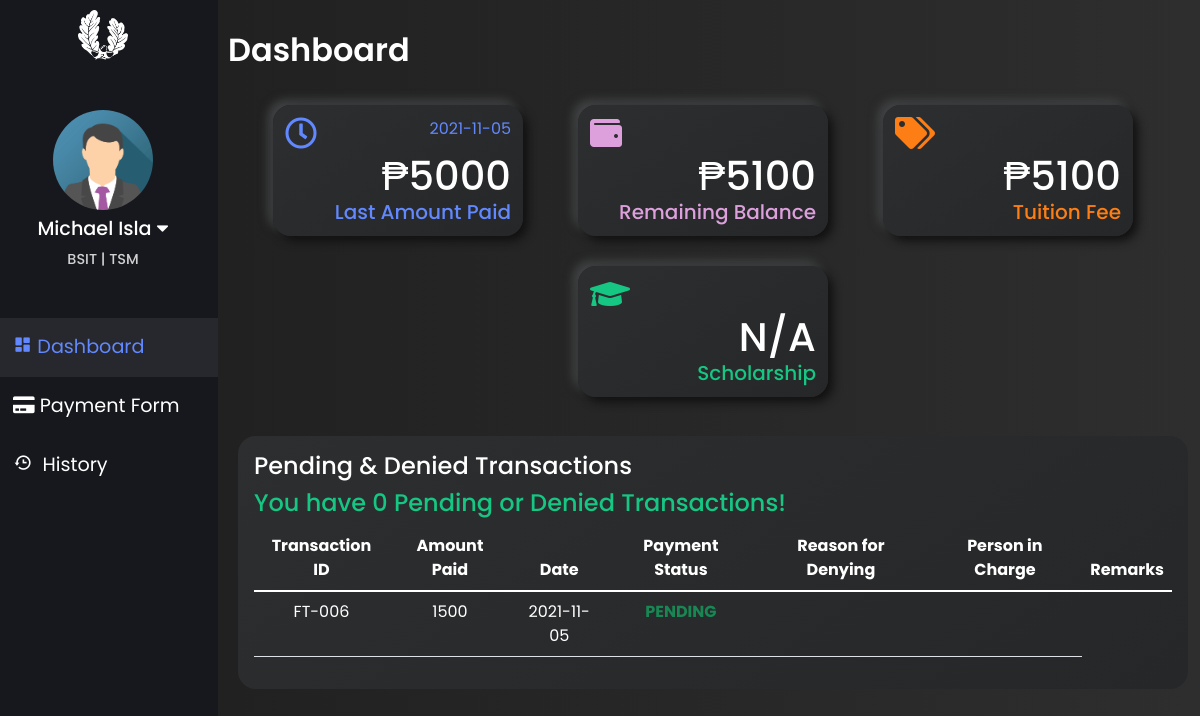
The app's page /html/student_access.php (signed in) with its own data.
### tables this page shows
CREATE TABLE `tbl_student_school_details` (
  `stud_id` int(11) NOT NULL,
  `LRN` varchar(100) NOT NULL,
  `stud_type` varchar(100) NOT NULL,
  `csi_academic_year` varchar(100) NOT NULL,
  `csi_semester` varchar(100) NOT NULL,
  `csi_program` varchar(255) NOT NULL,
  `csi_major` longtext NOT NULL,
  `csi_year_level` varchar(100) NOT NULL
);

CREATE TABLE `tbl_payments` (
  `transaction_no` varchar(100) NOT NULL,
  `program_id` int(11) NOT NULL,
  `stud_id` int(11) NOT NULL,
  `fullname` varchar(100) NOT NULL,
  `academic_year` varchar(100) NOT NULL,
  `semester` varchar(100) NOT NULL,
  `tuition_fee` int(100) NOT NULL,
  `amount` int(11) NOT NULL,
  `payment_method` varchar(100) NOT NULL,
  `payment_gateway` varchar(100) NOT NULL,
  `sales_invoice` longtext NOT NULL,
  `balance` int(11) NOT NULL,
  `transaction_date` date NOT NULL,
  `payment_status` varchar(100) NOT NULL,
  `remarks` varchar(100) NOT NULL,
  `cashier_id` int(11) NOT NULL,
  `cashier_name` varchar(100) NOT NULL
);

CREATE TABLE `tbl_student_fees` (
  `program_id` int(11) NOT NULL,
  `stud_id` int(11) NOT NULL,
  `fullname` varchar(100) NOT NULL,
  `csi_year_level` varchar(100) NOT NULL,
  `scholar_desc` varchar(100) NOT NULL,
  `scholar_type` varchar(255) NOT NULL,
  `discount_type` varchar(100) NOT NULL,
  `tuition_fee` int(100) NOT NULL,
  `lab_units` int(11) NOT NULL,
  `lec_units` int(11) NOT NULL,
  `assessed_fee` int(11) NOT NULL,
  `total_amount_paid` int(11) NOT NULL,
  `balance` int(11) NOT NULL,
  `remarks` varchar(100) NOT NULL
);

CREATE TABLE `tbl_pending_payments` (
  `transaction_no` varchar(50) NOT NULL,
  `stud_id` int(11) NOT NULL,
  `fullname` varchar(100) NOT NULL,
  `email` varchar(255) NOT NULL,
  `amount` int(11) NOT NULL,
  `payment_gateway` varchar(100) NOT NULL,
  `sales_invoice` longtext NOT NULL,
  `transaction_date` date NOT NULL,
  `status` varchar(100) NOT NULL,
  `reasonToDeny` longtext NOT NULL,
  `cashier_id` int(11) NOT NULL,
  `cashier_name` varchar(255) NOT NULL
);

### html/student_access.php (the view, shortened to what this page needs)
<?php
        if(!isset($_SESSION['stud_id']) && $_SESSION['role'] != 'Student'){
            header('Location: login.php');
        }else{
            include_once '../connection/Config.php';
            $sqlStud ="SELECT det.*,fees.*
                        FROM tbl_student_school_details AS det
                        INNER JOIN tbl_student_fees AS fees ON det.stud_id = fees.stud_id
                        WHERE det.stud_id = ?";
            $stmtStud = $con->prepare($sqlStud);
            $stmtStud->bind_param('s', $_SESSION['stud_id']);
            $stmtStud->execute();
            $resStud = $stmtStud->get_result();
            $rowStud = $resStud->fetch_assoc();
            $sqlLatestPaidDate ="SELECT  amount, transaction_date
                                FROM tbl_payments WHERE stud_id = ?
                                ORDER BY transaction_date DESC LIMIT 1";
            $stmtLatestPaidDate = $con->prepare($sqlLatestPaidDate);
            $stmtLatestPaidDate->bind_param('s', $_SESSION['stud_id']);
            $stmtLatestPaidDate->execute();
            $resLatestPaidDate = $stmtLatestPaidDate->get_result();
            $rowLatestPaidDate = $resLatestPaidDate->fetch_assoc();
            if($resLatestPaidDate->num_rows > 0){
                $amount = $rowLatestPaidDate['amount'];
                $date = $rowLatestPaidDate['transaction_date'];
            }else{
                $amount = 'N/A';
                $date = 'N/A';
            }
        }
?>
    <!DOCTYPE html>
    <html lang="en">
    <head>
          <link rel="stylesheet" href="https://cdn.jsdelivr.net/npm/bootstrap@5.1.3/dist/css/bootstrap.min.css">
        <link rel="stylesheet" type="text/css" href="https://cdn.datatables.net/v/bs5/jq-3.6.0/dt-1.11.3/af-2.3.7/b-2.0.1/r-2.2.9/sp-1.4.0/sl-1.3.3/datatables.min.css"/>
        <link rel="stylesheet" href="https://pro.fontawesome.com/releases/v5.10.0/css/all.css"/>
        <link rel="stylesheet" href="https://cdnjs.cloudflare.com/ajax/libs/font-awesome/5.14.0/css/all.min.css" />
        <link href='https://unpkg.com/boxicons@2.0.9/css/boxicons.min.css' rel='stylesheet'>
        <link rel="stylesheet" type="text/css" href="../css/student_access.css?<?php echo time(); ?>" />
    </head>
    <body>
    <div class="row">
        <div class="col left-tab">
        <img src="../images/logo.png" class="logoLeftTab" alt="">
            <div class="upper-left-tab">
                <img src="..\images\registrar_img\sample_registrar_pic.png" alt="">
                <p class="reg__name" style="font-size: 1.2rem;"><?= $_SESSION['fullname'];?> <i class="fas fa-caret-down" onclick="profile_link_show()"></i></p>
            <p class="reg__name"> <?=$rowStud['csi_program'];?> | <?=$rowStud['csi_major'];?></p>
        </div>
        <div class="nav flex-column nav-pills pl-2 mt-5 align-middle" id="v-pills-tab" role="tablist" aria-orientation="vertical">
            <a class="nav-link active main__" id="v-pills-dashboard-tab" data-toggle="pill" href="#v-pills-dashboard" role="tab" aria-controls="v-pills-dashboard" aria-selected="true"><i class='bx bxs-dashboard'></i>&nbsp;Dashboard</a>
            <a class="nav-link main__" id="v-pills-payment-application-tab" data-toggle="pill" href="#v-pills-payment-application" role="tab" aria-controls="v-pills-payment-application" aria-selected="false"><i class="fas fa-credit-card"></i>&nbsp;Payment Form</a>
            <a class="nav-link main__" id="v-pills-transaction-history-tab" data-toggle="pill" href="#v-pills-transaction-history" role="tab" aria-controls="v-pills-transaction-history" aria-selected="false"><i class='bx bx-history'></i>&nbsp; History</a>
        </div>
        </div>
    <div class="col-md right-tab">
            <div class="tab-content" id="v-pills-tabContent">
                <div class="tab-pane fade show active" id="v-pills-dashboard" role="tabpanel" aria-labelledby="v-pills-dashboard">
                <p class="title_tab_universal my-3">Dashboard</p>
                    <div class="dashBoardBoxContainer mb-4">
                    <div class="dashBoardBox lastPaid">
                            <i class="far fa-clock"></i>
                            <span><?= $date?></span>
                            <h1>₱<?= $amount?></h1>
                            <h3>Last Amount Paid</h3>
                        </div>
                        <div class="dashBoardBox remainingBal">
                            <i class="fas fa-wallet"></i>
                            <h1>₱<?=$rowStud['balance'];?></h1>
                            <h3>Remaining Balance</h3>
                        </div>
                        <div class="dashBoardBox tuition">
                            <i class="fas fa-tags"></i>
                            <h1>₱<?=$rowStud['tuition_fee'];?></h1>
                            <h3>Tuition Fee</h3>
                        </div>
                        <div class="dashBoardBox scholarship">
                            <i class="fas fa-graduation-cap"></i>
                            <h1><?=$rowStud['scholar_desc'];?></h1>
                            <h3>Scholarship</h3>
                        </div>
                    </div>
                        <div class="pendingTransactionTbl p-3">
                        <h4 id="pendingnDenied">Pending & Denied Transactions</h4>
                        <h4 id="noTransaction" style="color: var(--greenPrimary)">You have 0 Pending or Denied Transactions!</h4>
                        <table id="pendingTbl" class="table" style="color: var(--white);">
                        <thead class="text-center">
                            <tr>
                                    <th scope="col">Transaction ID</th>
                                    <th scope="col">Amount Paid</th>
                                    <th scope="col">Date</th>
                                    <th scope="col">Payment Status</th>
                                    <th scope="col">Reason for Denying</th>
                                    <th scope="col">Person in Charge</th>
                                    <th scope="col">Remarks</th>
                            </tr>
                        </thead>
                                <tbody class="text-center">
                                <?php
                                $sql = "SELECT transaction_no, amount, transaction_date, status, reasonToDeny,cashier_name
                                        FROM tbl_pending_payments WHERE stud_id = ?";
                                $stmt = $con->prepare($sql);
                                $stmt->bind_param('s', $_SESSION['stud_id']);
                                $stmt->execute();
                                $res = $stmt->get_result();
                                $count = $res->num_rows;
                                    ?>
                                <?php
                                if($count > 0){
                                while($data = $res->fetch_assoc()){?>
                                <tr class="text-center">
                                    <td><?=$data['transaction_no'];?></td>
                                    <td><?=$data['amount'];?></td>
                                    <td><?=$data['transaction_date'];?></td>
                                    <?php if($data['status'] == 'Pending'){?>
                                        <td class="text-success text-uppercase fw-bold"><?=$data['status'];?></td>
                                    <?php }else{ ?>
                                        <td class="text-danger text-uppercase fw-bold"><?=$data['status'];?>
                                        </td>
                                    <?php }?>
                                    <td><?=$data['reasonToDeny'];?></td>
                                    <td><?=$data['cashier_name'];?></td>
                                </tr>
                                <?php }?>
                                <?php }else{?>
                                <?php }
                                ?>
                                </tbody>
                            </table>
                            </div>
                </div>
            </div>
        </div>
    </div>
    </body>
    </html>

### css/student_access.css (style rules this page uses)
:root { font-size: 16px; --font-school-name: 'Zilla Slab', serif; --font-tagline: 'Overpass', sans-serif; --primary: #3861fb; --secondary: #6188ff; --greenPrimary: #16c784; --greenSecondary: #56c59a; --purple: #DDA0DD; --orange: #fd7e14; --white: #ffffff; --leftTabBg: #17181d; --secondDarkBg: #222531; --thirdDarkBg: #394158; --activeColorBg: rgb(56, 56, 63, 0.5); }
html, body { background: linear-gradient(to right, #1e1e1e, #2e2e2e); color: var(--white); }
* { font-family: 'Poppins', sans-serif; margin: 0; padding: 0; box-sizing: border-box; }
.left-tab { padding: 0; top: 0; bottom: 0; overflow-y: auto; max-width: 230px; position: fixed; background-color: var(--leftTabBg); color: var(--white); z-index: 999; height: 100%; }
.logoLeftTab { width: 50px; height: 50px; display: block; margin: 10px auto; }
.upper-left-tab { position: relative; }
.upper-left-tab > * { transition: 300ms ease; }
.upper-left-tab img { width: 100px; height: 100px; border-radius: 50%; display: block; margin: 50px auto 5px; }
.reg__name { text-align: center; margin: 0; font-weight: 500; margin-bottom: 3px; }
.reg__name:last-child { font-size: .9rem; opacity: .8; }
.reg__name i { cursor: pointer; }
.nav-link.main__ { color: var(--white-color); font-size: 1.2rem; padding: 15px 25px; width: 100%; text-align: left; transition: 250ms; border-radius: 0; }
.nav-link.main__.active { background: var(--activeColorBg); color: var(--secondary); border-radius: 0; }
.row { width: 100%; }
.title_tab_universal { font-size: 2rem; font-weight: 600; color: white; }
.right-tab { margin-left: 230px; padding: 10px; }
.dashBoardBoxContainer { display: flex; width: 100%; flex-wrap: wrap; justify-content: space-evenly; }
.dashBoardBox { max-width: 25%; min-width: 250px; border-radius: 18px; background: linear-gradient(145deg, #2d2e2f, #262728); box-shadow: 5px 5px 10px #111112, -5px -5px 10px #434546; backdrop-filter: blur(1.8px); -webkit-backdrop-filter: blur(1.8px); padding: 12px; position: relative; margin: 15px 10px; }
.pendingTransactionTbl { width: 100%; border-radius: 18px; background: linear-gradient(145deg, #2d2e2f, #262728); padding: 12px; position: relative; position: relative; margin: 15px 10px; }
.dashBoardBox h3 { font-size: 20px; margin: 0; padding: 0; text-align: right; }
.dashBoardBox i { font-size: 2rem; }
.dashBoardBox h1 { margin: 0; padding: 0; color: var(--white); text-align: right; }
.dashBoardBox span { font-size: 16px; float: right; }
.lastPaid { color: var(--secondary); }
.remainingBal { color: var(--purple); }
.tuition { color: var(--orange); }
.scholarship { color: var(--greenPrimary); }

### records on screen
tbl_student_school_details: csi_program "BSIT", csi_major "TSM", tbl_student_fees.balance "5100", tbl_student_fees.tuition_fee "5100", tbl_student_fees.scholar_desc "N/A"
tbl_payments: transaction_date "2021-11-05", amount "5000"
tbl_pending_payments: transaction_no "FT-006", amount "1500", transaction_date "2021-11-05", status "PENDING"

### other values on screen
$_SESSION['fullname'] "Michael Isla"
